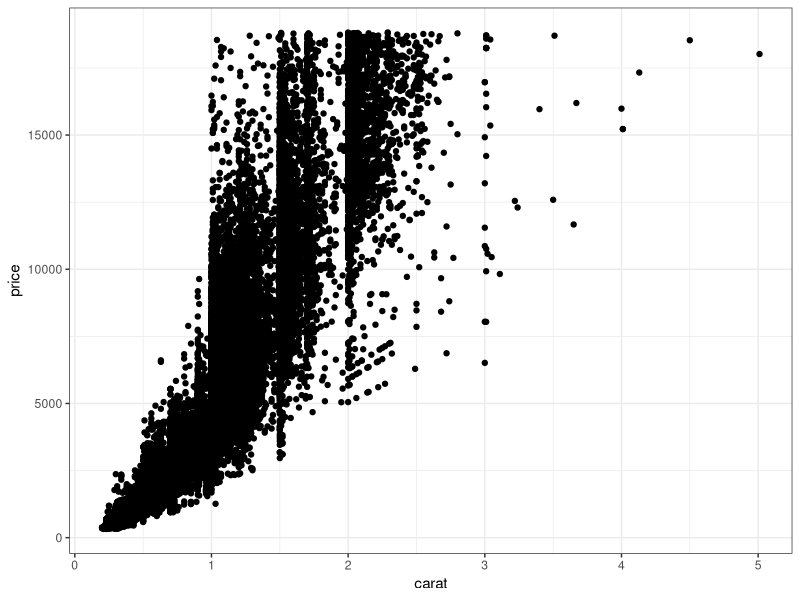
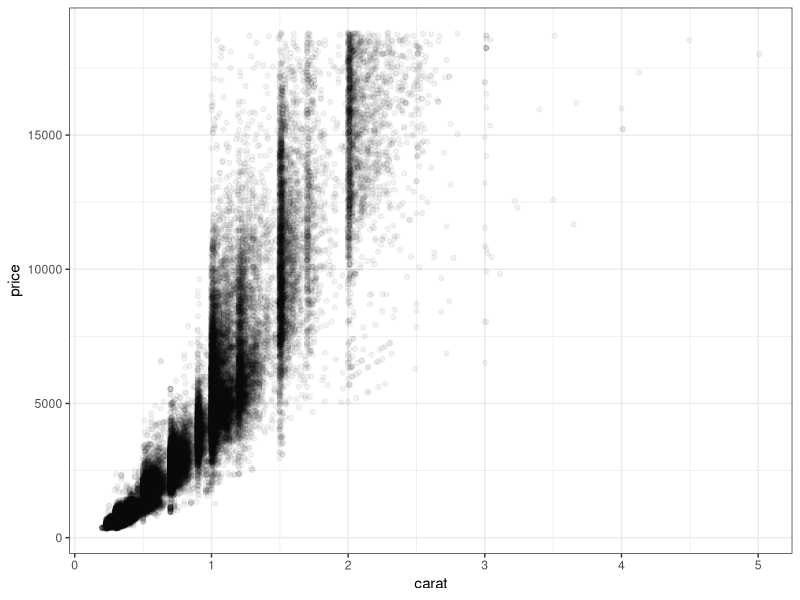
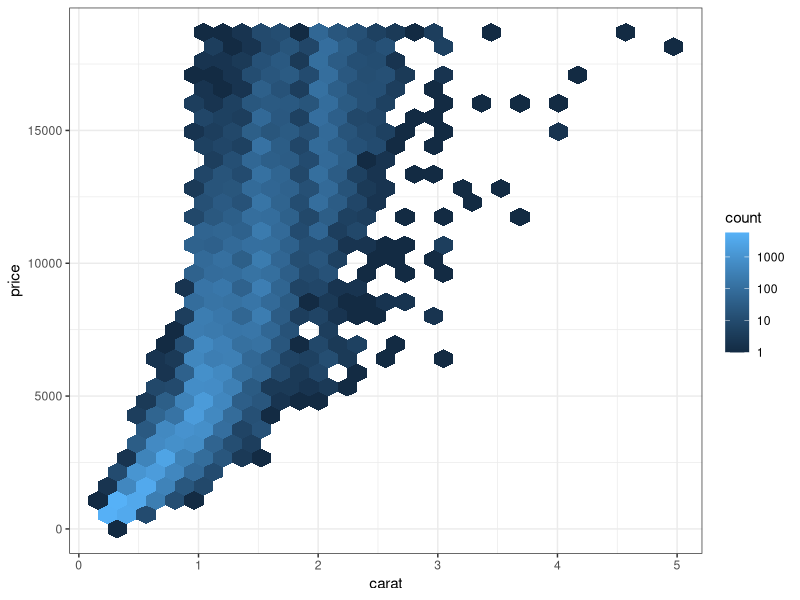

Source code (R) for these figures, in order:
library(ggplot2)
data(diamonds)
ggplot(diamonds, aes(x=carat, y=price)) + geom_point() + theme_bw()
ggplot(diamonds, aes(x=carat, y=price)) + geom_point(alpha=.05) + theme_bw()
ggplot(diamonds, aes(x=carat, y=price)) + stat_binhex(trans = "log") +
  scale_fill_gradient(name = "count", trans = "log10") +
  theme_bw()
